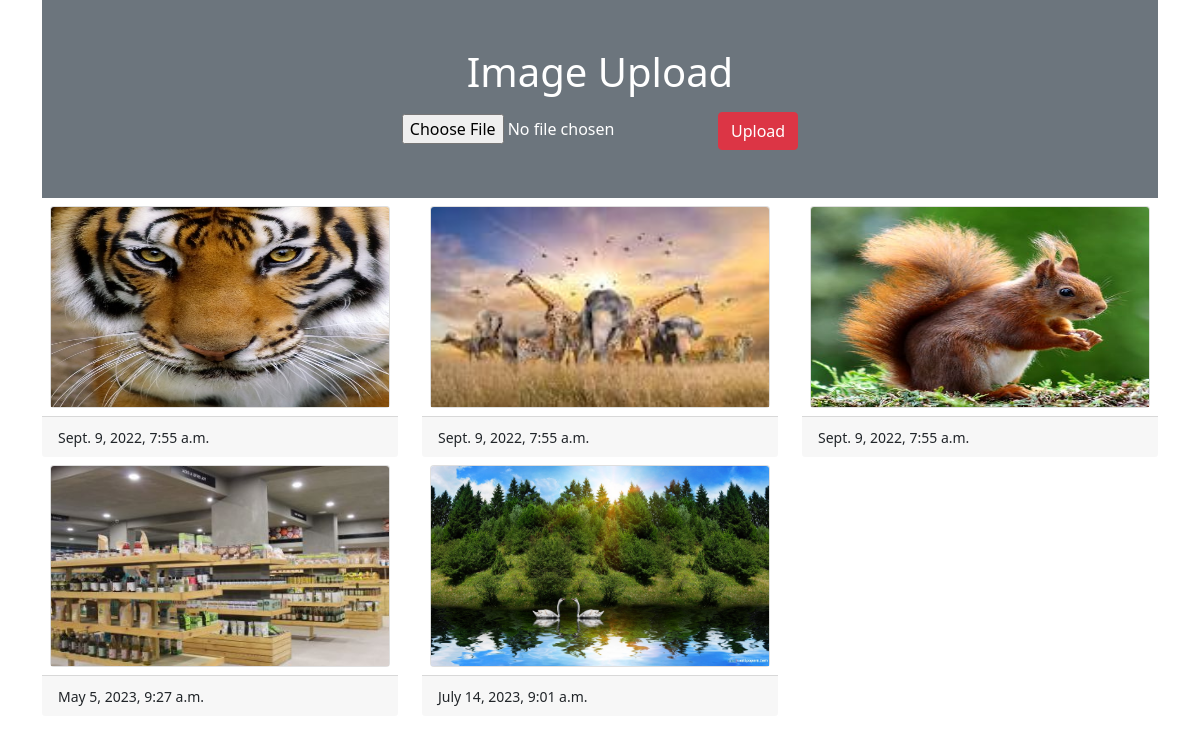
The page / on the database its author committed.
### app/models.py (models this page shows)
class ImageModel(models.Model):
    image = models.ImageField(upload_to='Images')
    date = models.DateTimeField(auto_now_add=True)

### app/views.py (the view)
# urls.py: 2. Add a URL to urlpatterns:  path('', Home.as_view(), name='home')
def Home(request):
    if request.method == 'POST':
        form = ImageForm(request.POST, request.FILES)
        if form.is_valid():
            form.save()
    form = ImageForm()
    img = ImageModel.objects.all()
    return render(request, 'home.html', {'img':img, 'form':form})

### app/form.py
class ImageForm(forms.ModelForm):
    class Meta:
        model = ImageModel
        fields = "__all__"
        labels = {'image':''}

### app/templates/home.html (shortened to what this page needs)
<!doctype html>
<html lang="en">
  <head>
    <link href="https://cdn.jsdelivr.net/npm/bootstrap@5.0.2/dist/css/bootstrap.min.css" rel="stylesheet">
  </head>
  <body>
     <div class="container">
        <div class="py-5 text-center bg-secondary text-white">
            <h1 class="mb-3">Image Upload</h1>
            <form action="" method="POST" enctype="multipart/form-data">
                {{form}}
                <input class="btn btn-danger" type="submit" value="Upload">
            </form>
        </div>
        <div class="row">
          {% for i in img %}
            <div class="col-sm-4">
                <div class="card m-2">
                    <img src="{{i.image.url}}" alt="" class="card-img-top" height="200px">
                </div>
                <div class="card-footer">
                     <small>{{i.date}}</small>
                </div>
            </div>
          {% endfor %}
        </div>
     </div>
  </body>
</html>
</html>

### rows shown on the page
ImageModel: image (picture), date "Sept. 9, 2022, 7:55 a.m."
ImageModel: image (picture), date "Sept. 9, 2022, 7:55 a.m."
ImageModel: image (picture), date "Sept. 9, 2022, 7:55 a.m."
ImageModel: image (picture), date "May 5, 2023, 9:27 a.m."
ImageModel: image (picture), date "July 14, 2023, 9:01 a.m."
